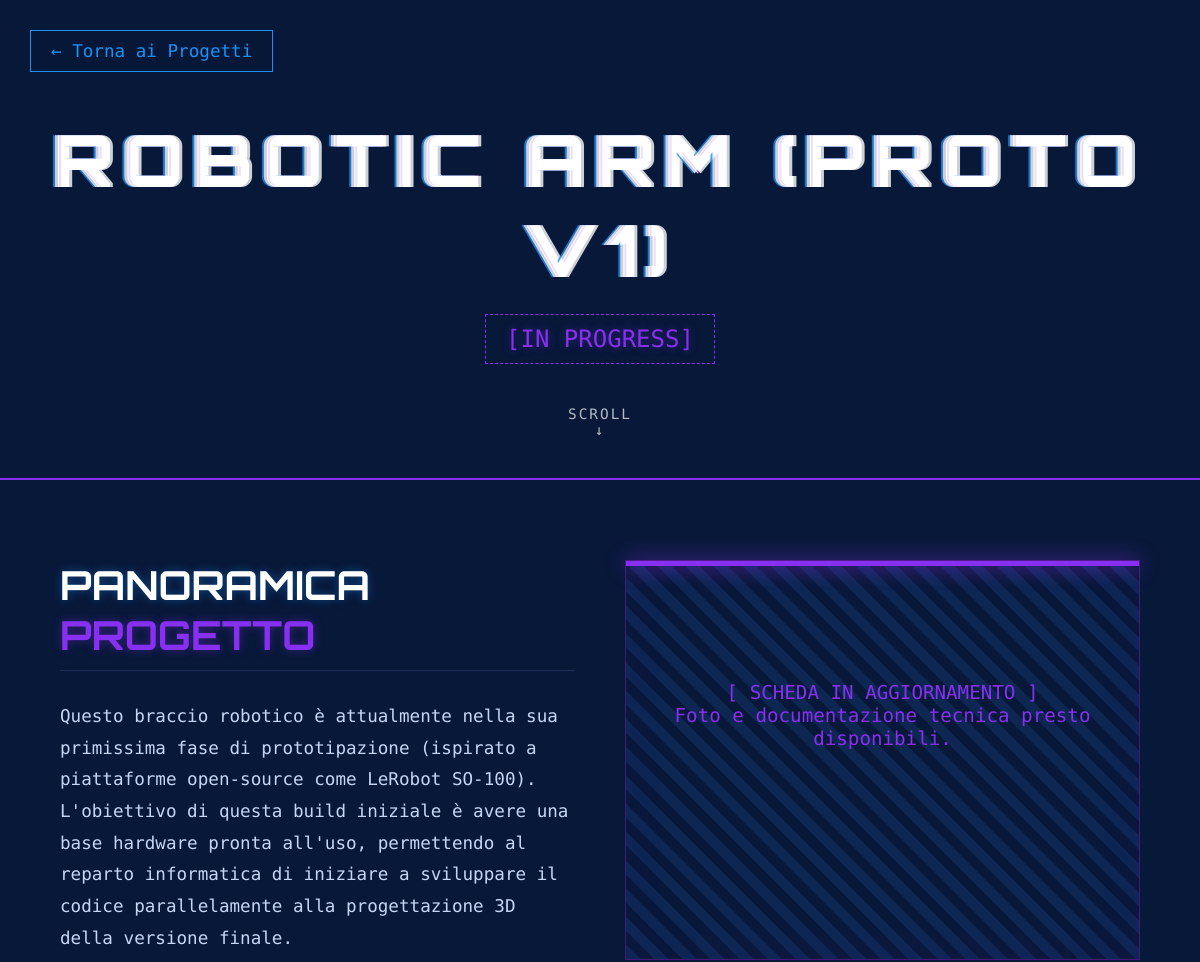
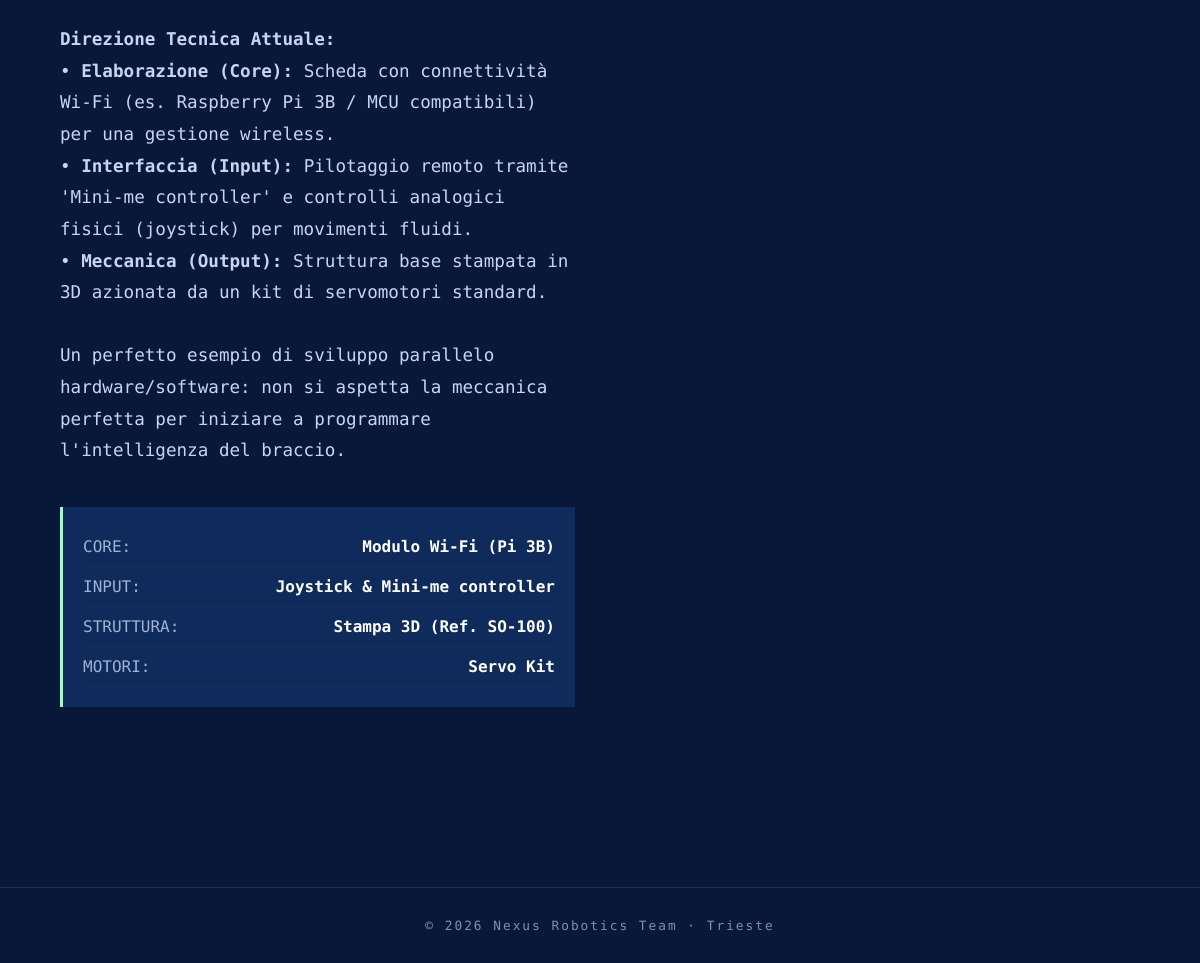
Before: /project/3 with the older database file (2 pictures, top to bottom).
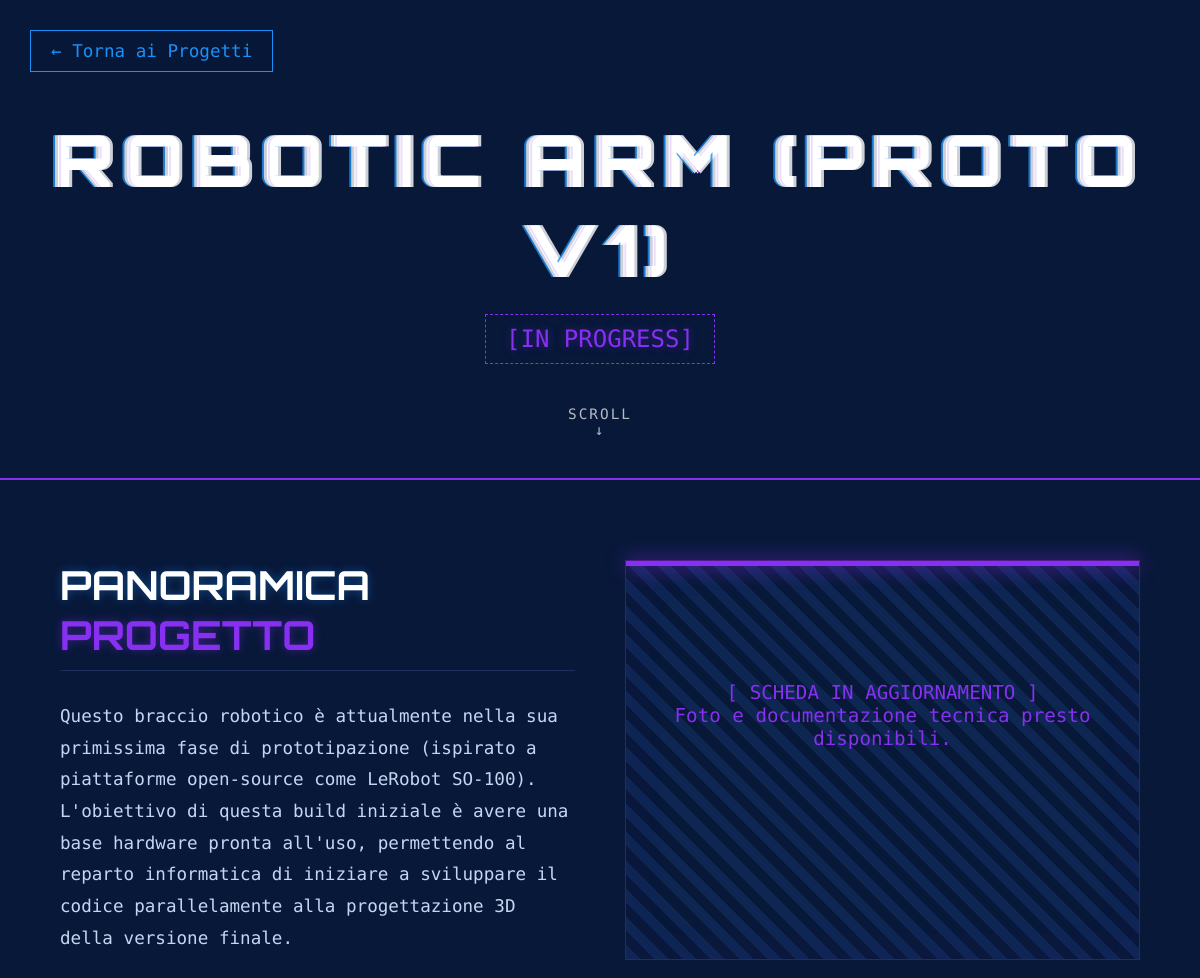
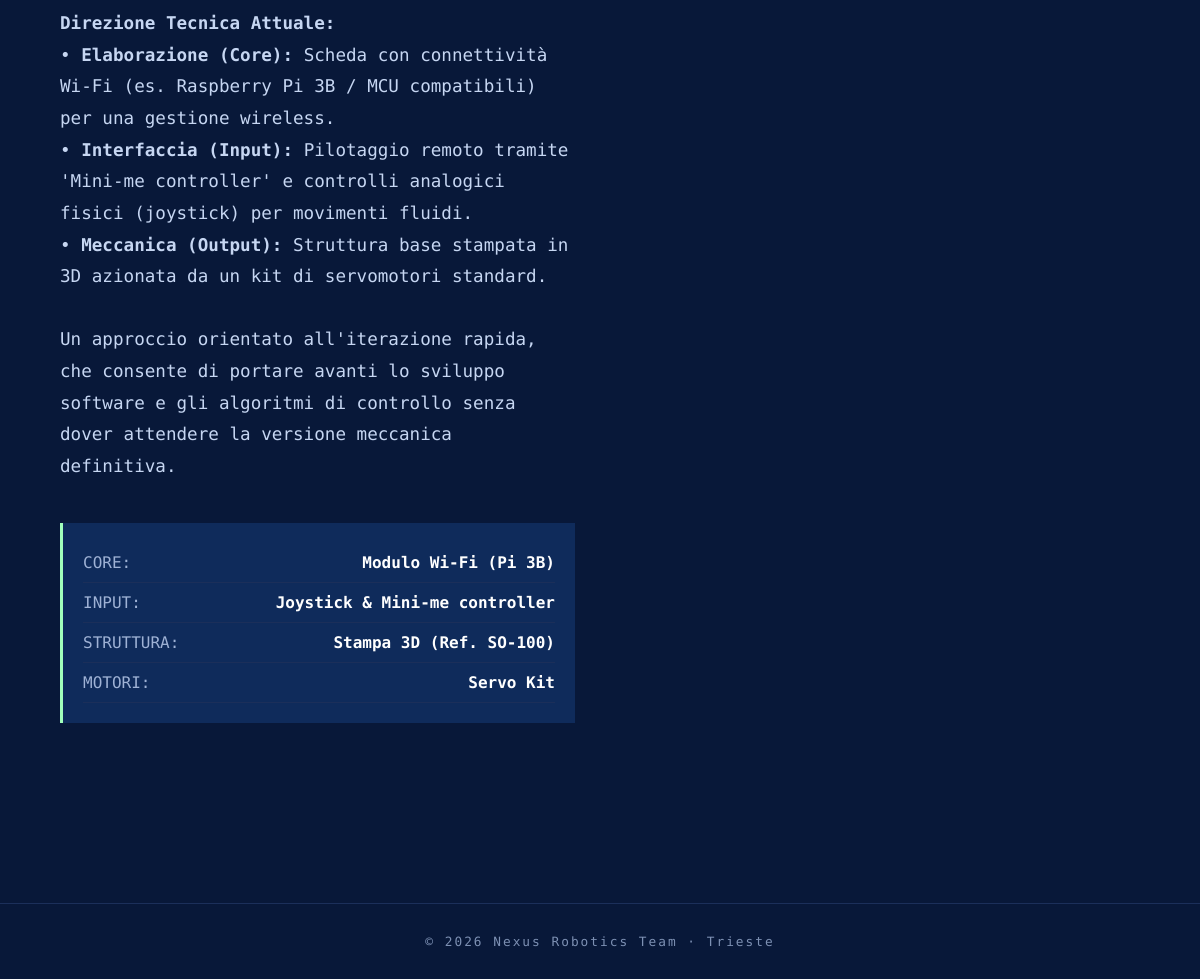
After: the same page with the newer database file (2 pictures, top to bottom).
### app.py (models this page shows)
class Project(db.Model):
    id = db.Column(db.Integer, primary_key=True)
    title = db.Column(db.String(200), nullable=False)
    short_desc = db.Column(db.Text, nullable=False)
    long_desc = db.Column(db.Text, nullable=False)
    status = db.Column(db.String(50))
    status_color = db.Column(db.String(50))
    order_num = db.Column(db.Integer, default=0)
    image_paths = db.Column(db.Text, nullable=True)
    video_url = db.Column(db.String(300), nullable=True)
    specs = db.Column(db.Text, nullable=True)

### app.py (the view)
@app.route('/project/<project_id>')
def project_detail(project_id):
    project = Project.query.get(project_id)
    if not project:
        return "Progetto non trovato", 404
    images = project.image_paths.split(',') if project.image_paths else []
    return render_template('project.html', project=project, images=images)

### templates/project.html (shortened to what this page needs)
<!DOCTYPE html>
<html lang="it">
<head>
    <link rel="stylesheet" href="{{ url_for('static', filename='css/style.css') }}">
</head>
<body>
    <div class="project-landing">
        <a href="/" class="btn-back">← Torna ai Progetti</a>
        <header class="project-hero">
            <div class="project-hero-overlay"></div>
            <video autoplay muted loop playsinline class="project-video" id="projectVideo">
                <source src="/static/videos/carousel.mp4" type="video/mp4">
            </video>
            <div class="project-hero-content">
                <h1 class="project-title glitch" data-text="{{ project.title }}">{{ project.title }}</h1>
                <span class="status-badge {{ project.status_color }}">[{{ project.status }}]</span>
            </div>
            <div class="scroll-indicator">SCROLL <br> ↓</div>
        </header>
        <section class="project-details">
            <div class="details-grid">
                <div class="project-info-box">
                    <h2 class="neon-text">PANORAMICA <span class="{{ project.status_color }}">PROGETTO</span></h2>
                    <p class="project-desc">{{ project.long_desc|safe }}</p>
                    <div class="tech-specs">
                        {% if project.specs %}
                            {% set specs_list = project.specs.split('|') %}
                            {% for spec in specs_list %}
                                {% set parts = spec.split(':') %}
                                {% if parts|length == 2 %}
                                <div class="spec-row"><span>{{ parts[0] }}:</span> <span>{{ parts[1] }}</span></div>
                                {% endif %}
                            {% endfor %}
                        {% else %}
                            <div class="spec-row"><span>STATO:</span> <span>IN SVILUPPO</span></div>
                            <div class="spec-row"><span>PIATTAFORMA:</span> <span>PROTOTIPO</span></div>
                            <div class="spec-row"><span>CONTROLLO:</span> <span>DIGITALE</span></div>
                        {% endif %}
                    </div>
                </div>
                <div class="project-visuals">
                    {% if images and images|length > 0 %}
                        {% for img in images %}
                        <div style="margin-bottom: 20px; border: 1px solid #0ff; box-shadow: 0 0 15px rgba(0, 255, 255, 0.2); overflow: hidden; border-radius: 4px;">
                            <img src="{{ url_for('static', filename='images/projects/' ~ img) }}" alt="{{ project.title }} image" style="width: 100%; display: block;">
                        </div>
                        {% endfor %}
                    {% else %}
                        <div class="wireframe-box">
                            <div class="scanning-bar"></div>
                            <p class="wireframe-text text-center" style="padding-top:120px;">[ SCHEDA IN AGGIORNAMENTO ]<br>Foto e documentazione tecnica presto disponibili.</p>
                        </div>
                    {% endif %}
                </div>
            </div>
        </section>
    </div>
    <footer>
        <p>© 2026 Nexus Robotics Team · Trieste</p>
    </footer>
</body>
</html>

### static/css/style.css (style rules this page uses)
:root { --bg-color: #0b2148; --bg-color-deep: #081839; --surface-1: #0d2652; --surface-2: #0f2b5b; --surface-3: #12316b; --border-subtle: #1b2f5a; --text-main: #ffffff; --text-muted: #c6d6f2; --text-subtle: #9fb2d5; --text-dim: #7d90b3; --cyan: #1a91f7; --cyan-dim: #0c4a80; --magenta: #8730f1; --magenta-dim: #441879; --yellow: #a1ffbb; --cyan-rgb: 26, 145, 247; --magenta-rgb: 135, 48, 241; --yellow-rgb: 161, 255, 187; --font-head: 'Orbitron', sans-serif; --font-mono: 'Share Tech Mono', monospace; }
* { margin: 0; padding: 0; box-sizing: border-box; }
body { background-color: var(--bg-color); color: var(--text-main); font-family: var(--font-mono); overflow-x: hidden; }
.neon-text { text-shadow: 0 0 10px rgba(var(--cyan-rgb), 0.4); }
.magenta { color: var(--magenta); text-shadow: 0 0 10px rgba(var(--magenta-rgb), 0.4); }
.glitch { position: relative; color: white; font-size: clamp(4rem, 12vw, 9rem); font-family: var(--font-head); font-weight: 900; letter-spacing: 10px; text-transform: uppercase; }
.glitch::before, .glitch::after { content: attr(data-text); position: absolute; top: 0; left: 0; width: 100%; height: 100%; opacity: 0.8; }
.glitch::before { left: 3px; text-shadow: -2px 0 var(--magenta); animation: glitch-anim 2s infinite linear alternate-reverse; }
.glitch::after { left: -3px; text-shadow: -2px 0 var(--cyan); animation: glitch-anim 3s infinite linear alternate-reverse; }
.scroll-indicator { position: absolute; bottom: 40px; left: 50%; transform: translateX(-50%); font-size: 0.9rem; letter-spacing: 2px; color: var(--text-main); text-align: center; opacity: 0.7; animation: flash 1.5s infinite; z-index: 3; }
.project-landing { min-height: 100vh; background: var(--bg-color-deep); padding-bottom: 100px; }
.btn-back { position: fixed; top: 30px; left: 30px; color: var(--cyan); text-decoration: none; font-size: 1.1rem; z-index: 100; background: rgba(8, 24, 57, 0.8); padding: 10px 20px; border: 1px solid var(--cyan); transition: all 0.3s; }
.project-hero { position: relative; height: 60vh; display: flex; justify-content: center; align-items: center; overflow: hidden; border-bottom: 2px solid var(--magenta); }
.project-video { position: absolute; width: 100%; height: 100%; object-fit: cover; filter: grayscale(100%) brightness(0.55) contrast(140%); }
.project-hero-overlay { position: absolute; inset: 0; background: none; z-index: 1; }
.project-hero-content { position: relative; z-index: 2; text-align: center; }
.project-title { font-size: clamp(3rem, 6vw, 6rem); margin-bottom: 20px; }
.status-badge { font-size: 1.5rem; font-family: var(--font-mono); padding: 10px 20px; border: 1px dashed currentColor; background: rgba(8, 24, 57, 0.6); display: inline-block; }
.project-details { max-width: 1200px; margin: 0 auto; padding: 80px 5%; }
.details-grid { display: grid; grid-template-columns: 1fr 1fr; gap: 50px; }
.project-info-box h2 { font-family: var(--font-head); font-size: 2.5rem; margin-bottom: 30px; border-bottom: 1px solid var(--border-subtle); padding-bottom: 10px; }
.project-desc { font-size: 1.1rem; line-height: 1.8; color: var(--text-muted); margin-bottom: 40px; }
.tech-specs { background: var(--surface-2); border-left: 3px solid var(--yellow); padding: 20px; }
.spec-row { display: flex; justify-content: space-between; padding: 10px 0; border-bottom: 1px solid var(--border-subtle); }
.spec-row span:first-child { color: var(--text-subtle); }
.spec-row span:last-child { color: var(--text-main); font-weight: bold; }
.wireframe-box { border: 1px solid var(--magenta-dim); height: 400px; background: repeating-linear-gradient(45deg, var(--surface-1), var(--surface-1) 10px, var(--bg-color-deep) 10px, var(--bg-color-deep) 20px); position: relative; box-shadow: inset 0 0 50px rgba(var(--magenta-rgb), 0.05); }
.scanning-bar { position: absolute; width: 100%; height: 5px; background: var(--magenta); box-shadow: 0 0 20px var(--magenta); animation: scan 3s infinite linear; }
.text-center { text-align: center; color: var(--magenta); font-size: 1.2rem; }
footer { text-align: center; padding: 30px; background: var(--bg-color-deep); border-top: 1px solid var(--border-subtle); font-size: 0.8rem; color: var(--text-dim); letter-spacing: 2px; }

Changed rows visible on the page:
changed Project "ROBOTIC ARM (PROTO V1)": long_desc "…di servomotori standard. Un perfetto esempio di sviluppo parallelo hardware/software: non si aspetta la meccanica perfetta per iniziare a programmare l'intelligenza del braccio." → "…di servomotori standard. Un approccio orientato all'iterazione rapida, che consente di portare avanti lo sviluppo software e gli algoritmi di controllo senza dover attendere la versione meccanica definitiva."
